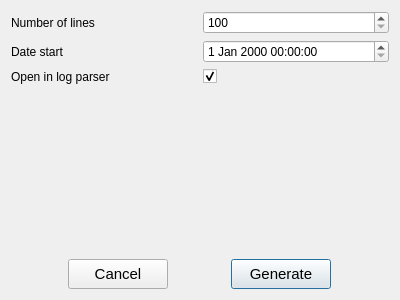
<?xml version="1.0" encoding="UTF-8"?>
<ui version="4.0">
 <class>LogGeneratorDialog</class>
 <widget class="QDialog" name="LogGeneratorDialog">
  <property name="geometry">
   <rect>
    <x>0</x>
    <y>0</y>
    <width>400</width>
    <height>300</height>
   </rect>
  </property>
  <property name="windowTitle">
   <string>Log Generator</string>
  </property>
  <property name="styleSheet">
   <string notr="true"/>
  </property>
  <layout class="QVBoxLayout" name="verticalLayout">
   <item>
    <layout class="QGridLayout" name="gridLayout">
     <property name="sizeConstraint">
      <enum>QLayout::SetDefaultConstraint</enum>
     </property>
     <item row="0" column="1">
      <widget class="QSpinBox" name="g_lineNumberSP">
       <property name="prefix">
        <string/>
       </property>
       <property name="minimum">
        <number>100</number>
       </property>
       <property name="maximum">
        <number>1000000</number>
       </property>
       <property name="singleStep">
        <number>10</number>
       </property>
      </widget>
     </item>
     <item row="2" column="0">
      <widget class="QLabel" name="label_3">
       <property name="text">
        <string>Open in log parser</string>
       </property>
      </widget>
     </item>
     <item row="0" column="0">
      <widget class="QLabel" name="label">
       <property name="text">
        <string>Number of lines</string>
       </property>
      </widget>
     </item>
     <item row="1" column="0">
      <widget class="QLabel" name="label_2">
       <property name="text">
        <string>Date start</string>
       </property>
      </widget>
     </item>
     <item row="1" column="1">
      <widget class="QDateTimeEdit" name="g_dateStart"/>
     </item>
     <item row="2" column="1">
      <widget class="QCheckBox" name="g_open">
       <property name="text">
        <string/>
       </property>
       <property name="checked">
        <bool>true</bool>
       </property>
      </widget>
     </item>
    </layout>
   </item>
   <item>
    <spacer name="verticalSpacer">
     <property name="orientation">
      <enum>Qt::Vertical</enum>
     </property>
     <property name="sizeHint" stdset="0">
      <size>
       <width>20</width>
       <height>40</height>
      </size>
     </property>
    </spacer>
   </item>
   <item>
    <layout class="QHBoxLayout" name="horizontalLayout">
     <item>
      <widget class="QPushButton" name="g_cancelBtn">
       <property name="sizePolicy">
        <sizepolicy hsizetype="Expanding" vsizetype="Expanding">
         <horstretch>0</horstretch>
         <verstretch>0</verstretch>
        </sizepolicy>
       </property>
       <property name="maximumSize">
        <size>
         <width>100</width>
         <height>30</height>
        </size>
       </property>
       <property name="font">
        <font>
         <pointsize>11</pointsize>
        </font>
       </property>
       <property name="cursor">
        <cursorShape>PointingHandCursor</cursorShape>
       </property>
       <property name="text">
        <string>Cancel</string>
       </property>
      </widget>
     </item>
     <item>
      <widget class="QPushButton" name="g_generateBtn">
       <property name="enabled">
        <bool>true</bool>
       </property>
       <property name="sizePolicy">
        <sizepolicy hsizetype="Expanding" vsizetype="Expanding">
         <horstretch>0</horstretch>
         <verstretch>0</verstretch>
        </sizepolicy>
       </property>
       <property name="maximumSize">
        <size>
         <width>100</width>
         <height>30</height>
        </size>
       </property>
       <property name="font">
        <font>
         <pointsize>11</pointsize>
         <weight>50</weight>
         <bold>false</bold>
        </font>
       </property>
       <property name="cursor">
        <cursorShape>PointingHandCursor</cursorShape>
       </property>
       <property name="text">
        <string>Generate</string>
       </property>
       <property name="autoDefault">
        <bool>false</bool>
       </property>
       <property name="default">
        <bool>true</bool>
       </property>
      </widget>
     </item>
    </layout>
   </item>
  </layout>
 </widget>
 <resources/>
 <connections/>
</ui>
